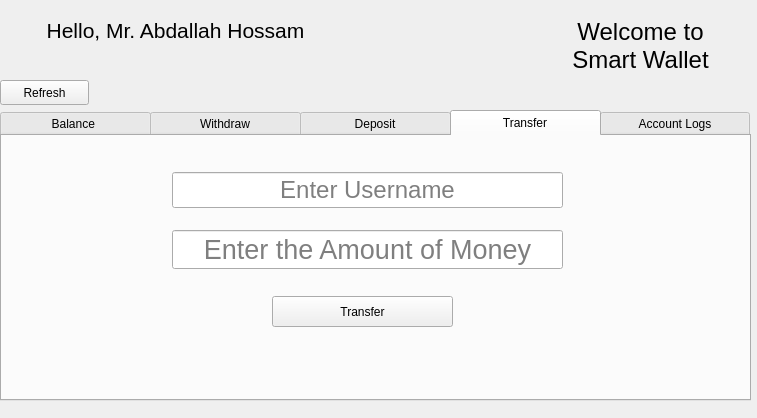
<?xml version="1.0" encoding="UTF-8"?>
<ui version="4.0">
 <class>Wallet</class>
 <widget class="QDialog" name="Wallet">
  <property name="geometry">
   <rect>
    <x>0</x>
    <y>0</y>
    <width>757</width>
    <height>418</height>
   </rect>
  </property>
  <property name="windowTitle">
   <string>Wallet</string>
  </property>
  <widget class="QTabWidget" name="tabWidget">
   <property name="geometry">
    <rect>
     <x>0</x>
     <y>110</y>
     <width>751</width>
     <height>291</height>
    </rect>
   </property>
   <property name="minimumSize">
    <size>
     <width>0</width>
     <height>0</height>
    </size>
   </property>
   <property name="styleSheet">
    <string notr="true">QTabBar::tab {
    min-width: 150px; /* Adjust the minimum width as needed */
}
</string>
   </property>
   <property name="tabPosition">
    <enum>QTabWidget::North</enum>
   </property>
   <property name="tabShape">
    <enum>QTabWidget::Rounded</enum>
   </property>
   <property name="currentIndex">
    <number>3</number>
   </property>
   <property name="iconSize">
    <size>
     <width>25</width>
     <height>25</height>
    </size>
   </property>
   <property name="elideMode">
    <enum>Qt::ElideNone</enum>
   </property>
   <property name="usesScrollButtons">
    <bool>true</bool>
   </property>
   <property name="documentMode">
    <bool>false</bool>
   </property>
   <property name="tabsClosable">
    <bool>false</bool>
   </property>
   <widget class="QWidget" name="BalanceTab">
    <attribute name="icon">
     <iconset theme="accessories-text-editor"/>
    </attribute>
    <attribute name="title">
     <string>Balance </string>
    </attribute>
    <widget class="QLCDNumber" name="BalanceShow">
     <property name="geometry">
      <rect>
       <x>30</x>
       <y>40</y>
       <width>591</width>
       <height>131</height>
      </rect>
     </property>
     <property name="smallDecimalPoint">
      <bool>false</bool>
     </property>
     <property name="digitCount">
      <number>10</number>
     </property>
     <property name="segmentStyle">
      <enum>QLCDNumber::Filled</enum>
     </property>
     <property name="value" stdset="0">
      <double>353.000000000000000</double>
     </property>
     <property name="intValue" stdset="0">
      <number>353</number>
     </property>
    </widget>
    <widget class="QLabel" name="label_3">
     <property name="geometry">
      <rect>
       <x>640</x>
       <y>40</y>
       <width>71</width>
       <height>121</height>
      </rect>
     </property>
     <property name="font">
      <font>
       <pointsize>100</pointsize>
      </font>
     </property>
     <property name="text">
      <string>$</string>
     </property>
     <property name="alignment">
      <set>Qt::AlignCenter</set>
     </property>
    </widget>
   </widget>
   <widget class="QWidget" name="Withdraw">
    <attribute name="icon">
     <iconset theme="go-down"/>
    </attribute>
    <attribute name="title">
     <string>Withdraw</string>
    </attribute>
    <widget class="QLineEdit" name="MoneyToWithdraw">
     <property name="geometry">
      <rect>
       <x>120</x>
       <y>50</y>
       <width>481</width>
       <height>51</height>
      </rect>
     </property>
     <property name="font">
      <font>
       <pointsize>20</pointsize>
      </font>
     </property>
     <property name="alignment">
      <set>Qt::AlignCenter</set>
     </property>
     <property name="placeholderText">
      <string>Enter Amount to withdraw</string>
     </property>
    </widget>
    <widget class="QPushButton" name="WithdrawButton">
     <property name="geometry">
      <rect>
       <x>260</x>
       <y>140</y>
       <width>181</width>
       <height>31</height>
      </rect>
     </property>
     <property name="text">
      <string>Withdraw</string>
     </property>
    </widget>
    <widget class="QLabel" name="WithdrawLabel">
     <property name="geometry">
      <rect>
       <x>160</x>
       <y>189</y>
       <width>401</width>
       <height>41</height>
      </rect>
     </property>
     <property name="text">
      <string/>
     </property>
     <property name="alignment">
      <set>Qt::AlignCenter</set>
     </property>
    </widget>
   </widget>
   <widget class="QWidget" name="Deposite">
    <attribute name="icon">
     <iconset theme="go-up"/>
    </attribute>
    <attribute name="title">
     <string>Deposit</string>
    </attribute>
    <widget class="QPushButton" name="DepositButton">
     <property name="geometry">
      <rect>
       <x>260</x>
       <y>140</y>
       <width>181</width>
       <height>31</height>
      </rect>
     </property>
     <property name="text">
      <string>Deposit</string>
     </property>
    </widget>
    <widget class="QLineEdit" name="MoneyToDepositeBox">
     <property name="geometry">
      <rect>
       <x>160</x>
       <y>50</y>
       <width>401</width>
       <height>51</height>
      </rect>
     </property>
     <property name="font">
      <font>
       <pointsize>20</pointsize>
      </font>
     </property>
     <property name="alignment">
      <set>Qt::AlignCenter</set>
     </property>
     <property name="placeholderText">
      <string>Enter Money to Deposit</string>
     </property>
    </widget>
    <widget class="QLabel" name="DepositLabel">
     <property name="geometry">
      <rect>
       <x>170</x>
       <y>186</y>
       <width>381</width>
       <height>41</height>
      </rect>
     </property>
     <property name="text">
      <string/>
     </property>
     <property name="alignment">
      <set>Qt::AlignCenter</set>
     </property>
    </widget>
   </widget>
   <widget class="QWidget" name="Transfer">
    <attribute name="icon">
     <iconset theme="go-next"/>
    </attribute>
    <attribute name="title">
     <string>Transfer</string>
    </attribute>
    <widget class="QPushButton" name="TransferButton">
     <property name="geometry">
      <rect>
       <x>270</x>
       <y>160</y>
       <width>181</width>
       <height>31</height>
      </rect>
     </property>
     <property name="text">
      <string>Transfer</string>
     </property>
    </widget>
    <widget class="QLabel" name="TransferStatusLabel">
     <property name="geometry">
      <rect>
       <x>180</x>
       <y>200</y>
       <width>381</width>
       <height>41</height>
      </rect>
     </property>
     <property name="text">
      <string/>
     </property>
     <property name="alignment">
      <set>Qt::AlignCenter</set>
     </property>
    </widget>
    <widget class="QWidget" name="layoutWidget">
     <property name="geometry">
      <rect>
       <x>170</x>
       <y>20</y>
       <width>391</width>
       <height>131</height>
      </rect>
     </property>
     <layout class="QVBoxLayout" name="verticalLayout">
      <item>
       <widget class="QLineEdit" name="ReceiverUsernameBox">
        <property name="font">
         <font>
          <pointsize>18</pointsize>
         </font>
        </property>
        <property name="alignment">
         <set>Qt::AlignCenter</set>
        </property>
        <property name="placeholderText">
         <string>Enter Username</string>
        </property>
       </widget>
      </item>
      <item>
       <widget class="QLineEdit" name="MoneyToTransfer">
        <property name="font">
         <font>
          <pointsize>20</pointsize>
         </font>
        </property>
        <property name="alignment">
         <set>Qt::AlignCenter</set>
        </property>
        <property name="placeholderText">
         <string>Enter the Amount of Money</string>
        </property>
       </widget>
      </item>
     </layout>
    </widget>
   </widget>
   <widget class="QWidget" name="Logs">
    <attribute name="icon">
     <iconset theme="text-x-script"/>
    </attribute>
    <attribute name="title">
     <string>Account Logs</string>
    </attribute>
    <widget class="QListWidget" name="LogList">
     <property name="geometry">
      <rect>
       <x>10</x>
       <y>10</y>
       <width>721</width>
       <height>171</height>
      </rect>
     </property>
     <property name="verticalScrollBarPolicy">
      <enum>Qt::ScrollBarAlwaysOn</enum>
     </property>
     <property name="isWrapping" stdset="0">
      <bool>false</bool>
     </property>
     <property name="wordWrap">
      <bool>false</bool>
     </property>
     <property name="selectionRectVisible">
      <bool>true</bool>
     </property>
    </widget>
    <widget class="QPushButton" name="UndoButton">
     <property name="geometry">
      <rect>
       <x>440</x>
       <y>220</y>
       <width>131</width>
       <height>31</height>
      </rect>
     </property>
     <property name="text">
      <string>Undo</string>
     </property>
    </widget>
    <widget class="QPushButton" name="RedoButton">
     <property name="geometry">
      <rect>
       <x>140</x>
       <y>220</y>
       <width>131</width>
       <height>31</height>
      </rect>
     </property>
     <property name="text">
      <string>Redo</string>
     </property>
    </widget>
    <widget class="QLabel" name="LogLabel">
     <property name="geometry">
      <rect>
       <x>40</x>
       <y>190</y>
       <width>671</width>
       <height>17</height>
      </rect>
     </property>
     <property name="text">
      <string/>
     </property>
     <property name="alignment">
      <set>Qt::AlignCenter</set>
     </property>
    </widget>
   </widget>
  </widget>
  <widget class="QLabel" name="label">
   <property name="geometry">
    <rect>
     <x>550</x>
     <y>0</y>
     <width>181</width>
     <height>91</height>
    </rect>
   </property>
   <property name="font">
    <font>
     <pointsize>18</pointsize>
    </font>
   </property>
   <property name="text">
    <string>Welcome to Smart Wallet</string>
   </property>
   <property name="alignment">
    <set>Qt::AlignCenter</set>
   </property>
   <property name="wordWrap">
    <bool>true</bool>
   </property>
  </widget>
  <widget class="QLabel" name="GreetingLabel">
   <property name="geometry">
    <rect>
     <x>10</x>
     <y>0</y>
     <width>331</width>
     <height>61</height>
    </rect>
   </property>
   <property name="font">
    <font>
     <pointsize>16</pointsize>
    </font>
   </property>
   <property name="text">
    <string>Hello, Mr. Abdallah Hossam</string>
   </property>
   <property name="alignment">
    <set>Qt::AlignCenter</set>
   </property>
   <property name="wordWrap">
    <bool>true</bool>
   </property>
  </widget>
  <widget class="QPushButton" name="RefreshButton">
   <property name="geometry">
    <rect>
     <x>0</x>
     <y>80</y>
     <width>89</width>
     <height>25</height>
    </rect>
   </property>
   <property name="text">
    <string>Refresh</string>
   </property>
  </widget>
  <widget class="QLabel" name="RefreshLabel">
   <property name="geometry">
    <rect>
     <x>100</x>
     <y>80</y>
     <width>81</width>
     <height>21</height>
    </rect>
   </property>
   <property name="text">
    <string/>
   </property>
  </widget>
 </widget>
 <resources/>
 <connections/>
</ui>
